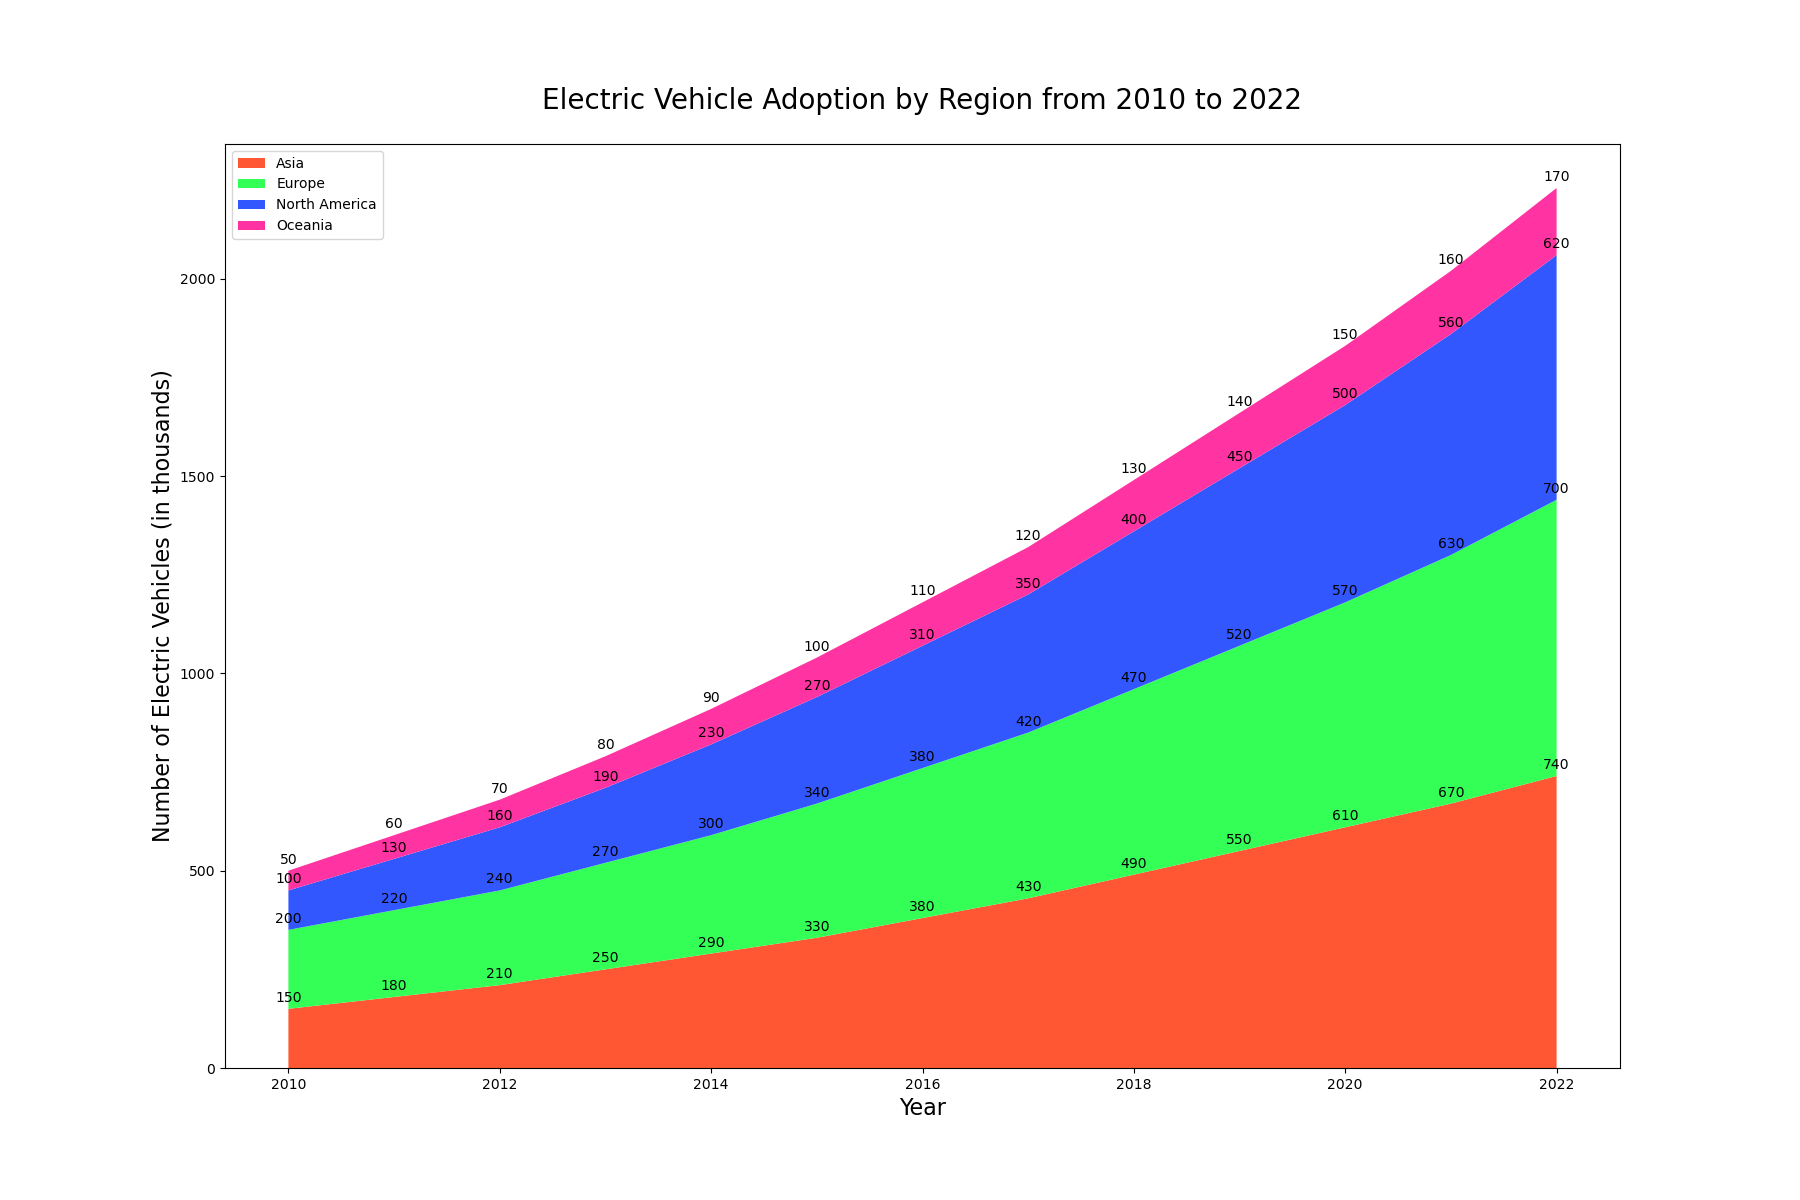

Source code (Python):

import matplotlib.pyplot as plt

years = range(2010, 2023)
asia = [150, 180, 210, 250, 290, 330, 380, 430, 490, 550, 610, 670, 740]
europe = [200, 220, 240, 270, 300, 340, 380, 420, 470, 520, 570, 630, 700]
north_america = [100, 130, 160, 190, 230, 270, 310, 350, 400, 450, 500, 560, 620]
oceania = [50, 60, 70, 80, 90, 100, 110, 120, 130, 140, 150, 160, 170]

plt.figure(figsize=(18, 12))
plt.stackplot(years, asia, europe, north_america, oceania, 
              colors=['#FF5733', '#33FF57', '#3357FF', '#FF33A1'])

plt.title('Electric Vehicle Adoption by Region from 2010 to 2022', fontsize=20, pad=25)
plt.xlabel('Year', fontsize=16)
plt.ylabel('Number of Electric Vehicles (in thousands)', fontsize=16)
plt.legend(['Asia', 'Europe', 'North America', 'Oceania'], loc='upper left')

for i, y in enumerate(years):
    plt.annotate(f'{asia[i]}', (y, asia[i]), textcoords="offset points", xytext=(0,5), ha='center', fontsize=10)
    plt.annotate(f'{europe[i]}', (y, asia[i] + europe[i]), textcoords="offset points", xytext=(0,5), ha='center', fontsize=10)
    plt.annotate(f'{north_america[i]}', (y, asia[i] + europe[i] + north_america[i]), textcoords="offset points", xytext=(0,5), ha='center', fontsize=10)
    plt.annotate(f'{oceania[i]}', (y, asia[i] + europe[i] + north_america[i] + oceania[i]), textcoords="offset points", xytext=(0,5), ha='center', fontsize=10)

plt.show()
